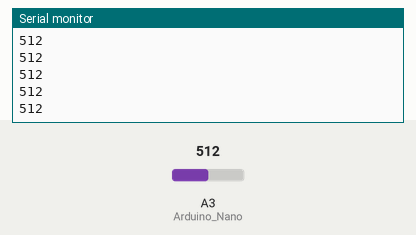
Recording of a sketch running on a simulated Arduino Nano, built with avr-gcc and run on an emulated ATmega328P. Shown: the last lines printed to the serial monitor. The inputs (shaded band) are chosen by the test bench; at power-on: A3 (Arduino_Nano) = 512.

Above: at 1.2 s.
1.3 s: A3 (Arduino_Nano) set to 716
At 1.32 s:
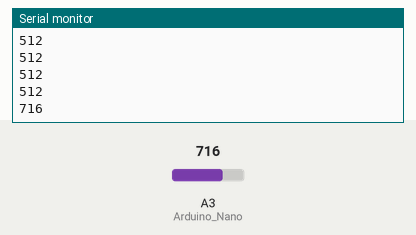
2.8 s: A3 (Arduino_Nano) set to 900
At 2.83 s:
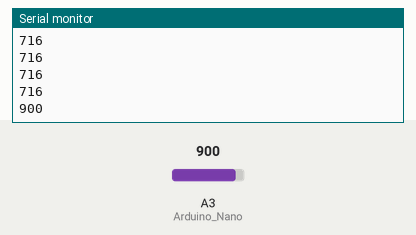
Timing chart, 0 to 5.8 s (numbered marks = the images above; inputs shaded):
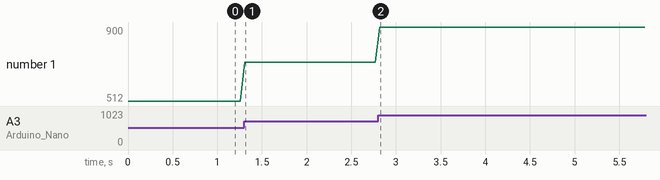

The sketch:

photoresister.ino
```cpp
// A3 -- photoresister -- GND

void setup() {
  // put your setup code here, to run once:
  pinMode(17, INPUT_PULLUP);  // Arduino Nano: A3 is D17 - See https://content.arduino.cc/assets/Pinout-NANO_latest.pdf
  Serial.begin(115200);
}

void loop() {
  // put your main code here, to run repeatedly:
  int light = analogRead(3);  // read A3
  Serial.println(light);
  delay(50);
}
```

Measured:
- after the input at 1.3 s, the serial monitor: prints a new line at once (image 1)
- after the input at 2.8 s, the serial monitor: prints a new line at once (image 2)
- plotted number 1: 512 → 716 after the input at 1.3 s, 716 → 900 after the input at 2.8 s
